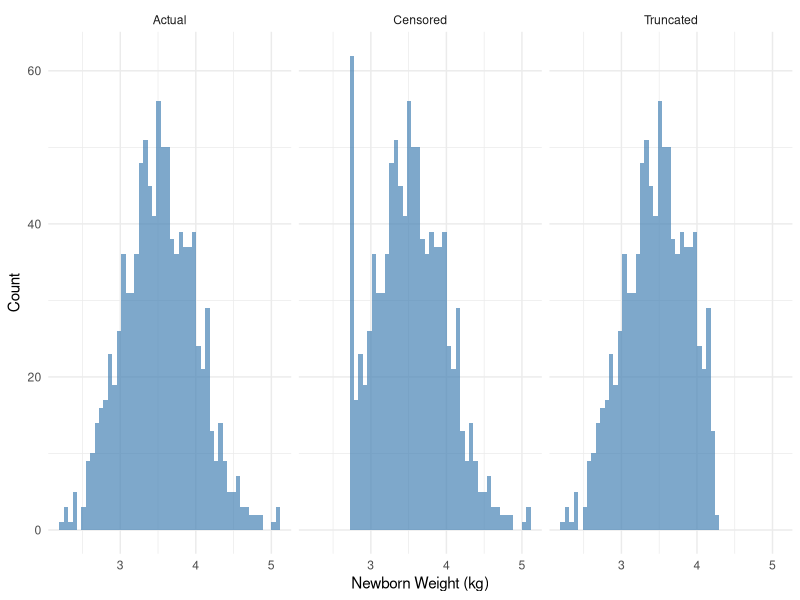
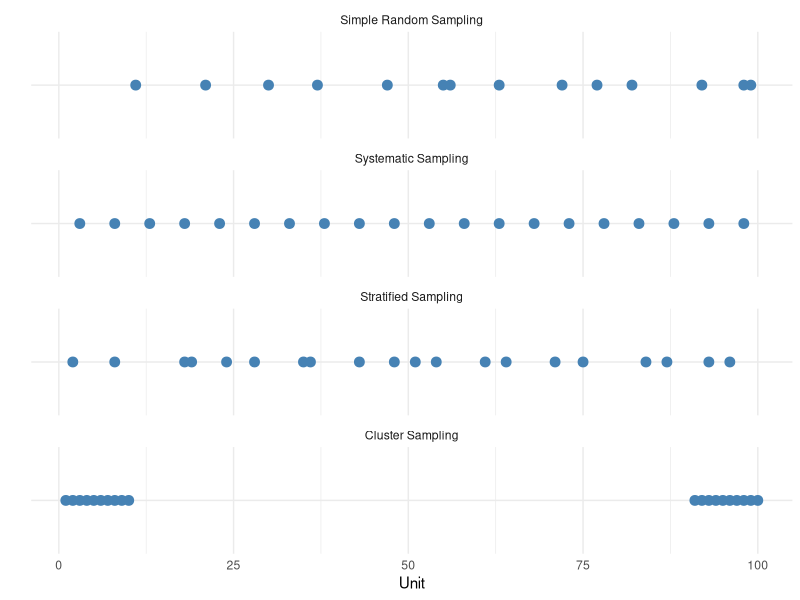

Write the R code that produced these figures, in order.
## ---- chunk 1
#| echo: false
#| message: false
library(tidyverse)
library(knitr)
## ---- chunk 2
#| echo: true
#| fig-height: 4
set.seed(853)
newborn_weight <- tibble(
  weight = rep(rnorm(n = 1000, mean = 3.5, sd = 0.5), times = 3),
  measurement = rep(c("Actual", "Censored", "Truncated"), each = 1000)
)

newborn_weight <- newborn_weight |>
  mutate(weight = case_when(
    weight <= 2.75 & measurement == "Censored" ~ 2.75,
    weight >= 4.25 & measurement == "Truncated" ~ NA_real_,
    TRUE ~ weight
  ))

newborn_weight |>
  ggplot(aes(x = weight)) +
  geom_histogram(bins = 50, fill = "steelblue", alpha = 0.7) +
  facet_wrap(vars(measurement)) +
  theme_minimal() +
  labs(x = "Newborn Weight (kg)", y = "Count")
## ---- chunk 3
#| echo: true
newborn_weight |>
  summarise(mean = mean(weight, na.rm = TRUE), .by = measurement) |>
  kable(col.names = c("Measurement Type", "Mean Weight (kg)"), digits = 3)
## ---- chunk 4
#| echo: false
#| fig-height: 5
set.seed(853)
illustrative_sampling <- tibble(
  unit = 1:100,
  simple_random_sampling = sample(
    x = c("In", "Out"), size = 100, replace = TRUE, prob = c(0.2, 0.8)
  )
)

starting_point <- 3
illustrative_sampling <- illustrative_sampling |>
  mutate(
    systematic_sampling = if_else(
      unit %in% seq.int(from = starting_point, to = 100, by = 5),
      "In", "Out"
    )
  )

picked_in_strata <- illustrative_sampling |>
  mutate(strata = (unit - 1) %/% 10) |>
  slice_sample(n = 2, by = strata) |>
  pull(unit)

illustrative_sampling <- illustrative_sampling |>
  mutate(stratified_sampling = if_else(unit %in% picked_in_strata, "In", "Out"))

picked_clusters <- c(0, 9)
illustrative_sampling <- illustrative_sampling |>
  mutate(
    cluster = (unit - 1) %/% 10,
    cluster_sampling = if_else(cluster %in% picked_clusters, "In", "Out")
  ) |>
  select(-cluster)

new_labels <- c(
  simple_random_sampling = "Simple Random Sampling",
  systematic_sampling = "Systematic Sampling",
  stratified_sampling = "Stratified Sampling",
  cluster_sampling = "Cluster Sampling"
)

illustrative_sampling |>
  pivot_longer(
    cols = names(new_labels),
    names_to = "sampling_method",
    values_to = "in_sample"
  ) |>
  mutate(sampling_method = factor(sampling_method, levels = names(new_labels))) |>
  filter(in_sample == "In") |>
  ggplot(aes(x = unit, y = in_sample)) +
  geom_point(size = 3, colour = "steelblue") +
  facet_wrap(vars(sampling_method), dir = "v", ncol = 1,
             labeller = labeller(sampling_method = new_labels)) +
  theme_minimal() +
  labs(x = "Unit", y = "") +
  theme(axis.text.y = element_blank(), axis.ticks.y = element_blank())
## ---- chunk 5
#| echo: true
set.seed(853)
# 20% chance of being selected
sample(x = c("In", "Out"), size = 10, replace = TRUE, prob = c(0.2, 0.8))
## ---- chunk 6
#| echo: true
set.seed(853)
# Random start between 1-5, then every 5th unit
starting_point <- sample(x = 1:5, size = 1)
selected_units <- seq.int(from = starting_point, to = 100, by = 5)
head(selected_units, 10)
## ---- chunk 7
#| echo: true
set.seed(853)
data_with_strata <- tibble(
  unit = 1:100,
  strata = (unit - 1) %/% 10  # Groups of 10
)

# Sample 2 from each stratum
sampled <- data_with_strata |>
  slice_sample(n = 2, by = strata)

table(sampled$strata)
## ---- chunk 8
#| echo: true
set.seed(853)
# Select 2 clusters (out of 10)
picked_clusters <- sample(x = 0:9, size = 2)
picked_clusters

# All units in those clusters are included
selected <- tibble(unit = 1:100) |>
  mutate(cluster = (unit - 1) %/% 10) |>
  filter(cluster %in% picked_clusters)

nrow(selected)
## ---- chunk 9
#| echo: true
# Simulated weight data showing common patterns
set.seed(853)
sample_weights <- c(
  100, 105, 110, 115, 120, 125, 130,  # Round numbers
  112, 118, 123, 127,                  # In-between
  200, 210,                            # "Nice" numbers
  998, 999                             # Missing codes
)

table(sample_weights)
## ---- chunk 10
#| echo: true
# Example: Recode impossible values as NA
height_inches <- c(0, 5, 11, 98, 99, 6, 4)
height_feet <- c(5, 5, 5, 9, 9, 6, 7)

# Recode missing
height_inches[height_inches > 11] <- NA
height_feet[height_feet >= 7] <- NA

# Combine into single variable
height <- 12 * height_feet + height_inches
height
## ---- chunk 11
#| echo: true
# Example: Check for complete cases
data <- tibble(
  x = c(1, 2, NA, 4),
  y = c("a", NA, "c", "d")
)
complete.cases(data)
